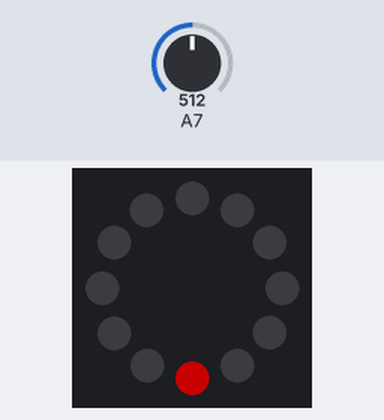
Recording of a sketch running on a simulated Arduino Uno, built with avr-gcc and run on an emulated ATmega328P. Shown: 12 RGB LEDs in a ring, first at the top, clockwise. The inputs (shaded band) are chosen by the test bench; at power-on: A7 = 512. Dim RGB values are drawn brighter than linear.

Above: at 1.2 s.
1.3 s: A7 set to 968
At 1.9 s:
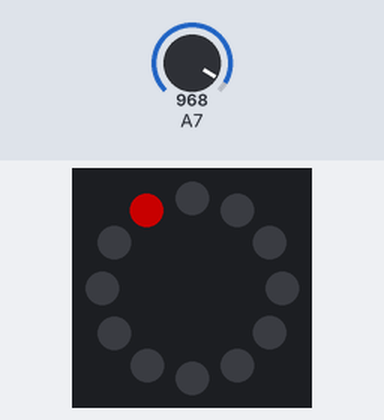
2.8 s: A7 set to 998
At 3.6 s:
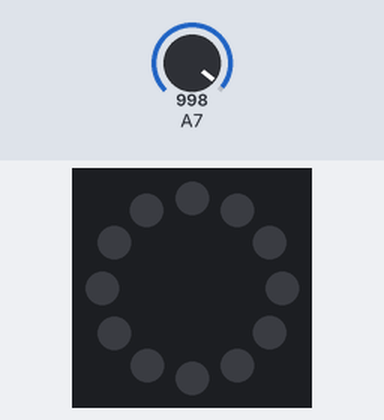
4.3 s: A7 set to 900
At 5.4 s:
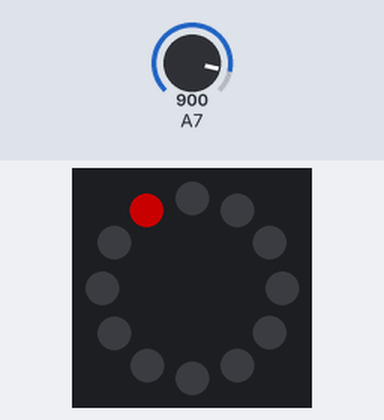
5.8 s: A7 set to 1023
At 7.1 s:
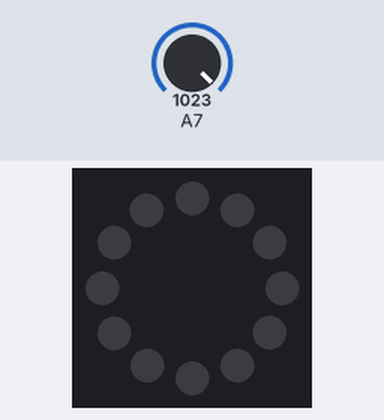
Timing chart, 0 to 8.3 s (numbered marks = the images above; inputs shaded):
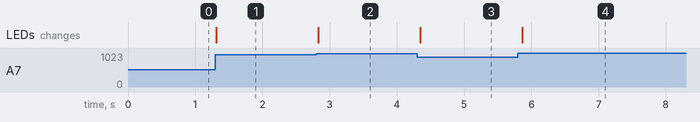

Measured:
- the behaviour switches between 979 and 980 on A7 (found by bisection; images 1 and 2)
- after the input at 1.3 s, the LEDs: change at once (image 1)
- after the input at 2.8 s, the LEDs: change at once (image 2)
- after the input at 4.3 s, the LEDs: change after 0.05 s (image 3)
- after the input at 5.8 s, the LEDs: change after 0.07 s (image 4)

The sketch:

mbot_potentiometer_led_ring.ino
```cpp
#include "MeAuriga.h"

MePotentiometer myPotentiometer(PORT_6);
MeRGBLed led_ring( 0, 12 );
int mapped;

void setup()
{
  Serial.begin(9600);
  led_ring.setpin( 44 );
}

void loop()
{
  led_ring.setColor(0, 0, 0, 0);
  led_ring.show();
  mapped = map(myPotentiometer.read(), 0, 980, 1, 13);
  led_ring.setColor(mapped, 100, 0, 0);
  led_ring.show();
  delay(100);
}
```
